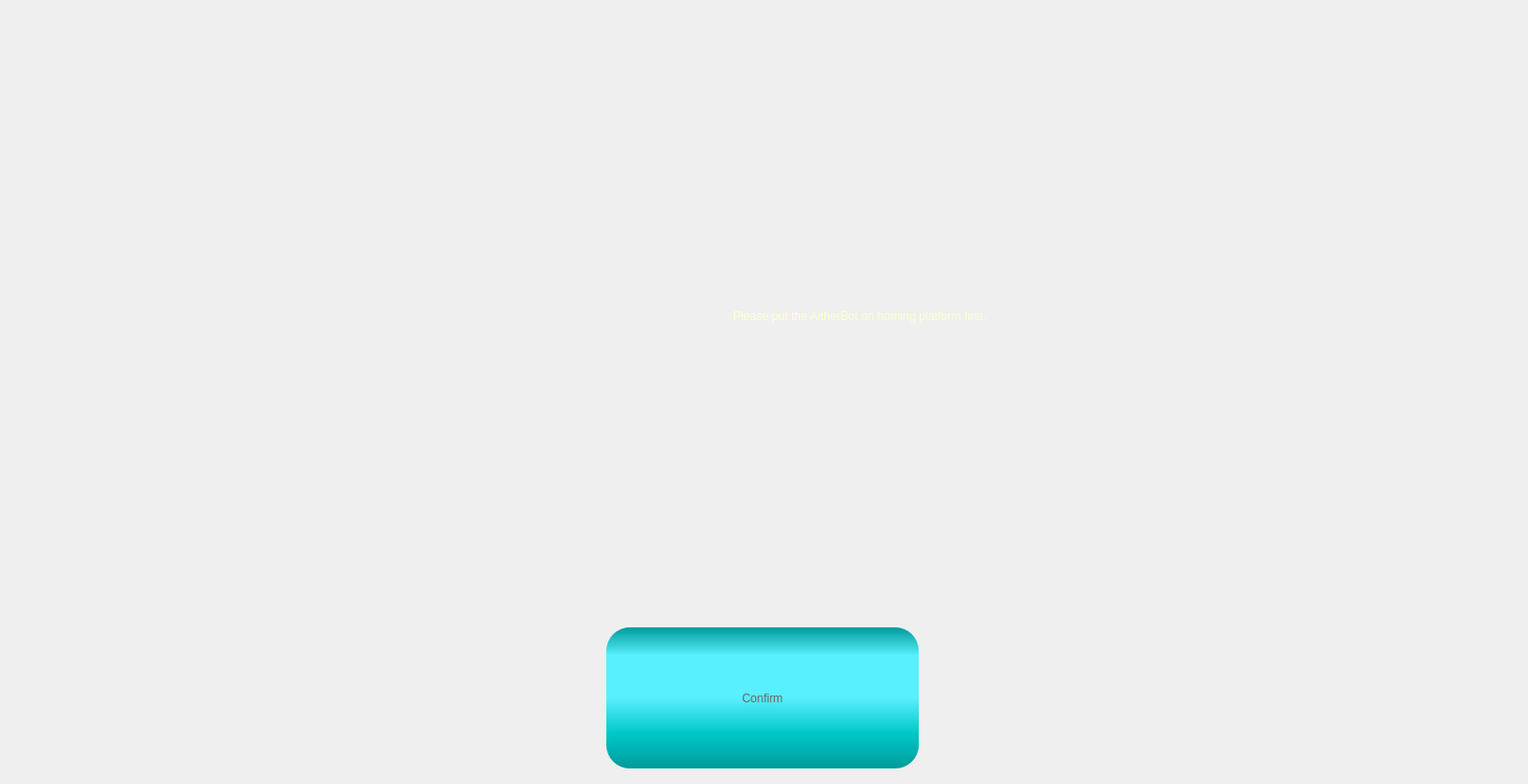
          <widget class="QWidget" name="pgHomingCheckStep1">
           <layout class="QGridLayout" name="gridLayout_13" rowstretch="0,1,0,0">
            <item row="0" column="0">
             <spacer name="horizontalSpacer_11">
              <property name="orientation">
               <enum>Qt::Horizontal</enum>
              </property>
              <property name="sizeHint" stdset="0">
               <size>
                <width>40</width>
                <height>20</height>
               </size>
              </property>
             </spacer>
            </item>
            <item row="0" column="2">
             <widget class="QLabel" name="lblDirections">
              <property name="minimumSize">
               <size>
                <width>800</width>
                <height>0</height>
               </size>
              </property>
              <property name="styleSheet">
               <string notr="true">font: 24pt &quot;Arial&quot;;
color: rgb(255, 255, 208);</string>
              </property>
              <property name="text">
               <string>Please put the AitherBot on homing platform first.</string>
              </property>
              <property name="wordWrap">
               <bool>true</bool>
              </property>
             </widget>
            </item>
            <item row="0" column="1">
             <widget class="QWidget" name="wdgHomingPlatform" native="true">
              <property name="sizePolicy">
               <sizepolicy hsizetype="Fixed" vsizetype="Fixed">
                <horstretch>0</horstretch>
                <verstretch>0</verstretch>
               </sizepolicy>
              </property>
              <property name="minimumSize">
               <size>
                <width>690</width>
                <height>628</height>
               </size>
              </property>
              <property name="maximumSize">
               <size>
                <width>16777215</width>
                <height>16777215</height>
               </size>
              </property>
              <property name="styleSheet">
               <string notr="true">background-image:url(image/robot.png)</string>
              </property>
             </widget>
            </item>
            <item row="3" column="0" colspan="4">
             <layout class="QHBoxLayout" name="horizontalLayout_2">
              <item>
               <widget class="QPushButton" name="btnNext_confirmHomingStep1">
                <property name="sizePolicy">
                 <sizepolicy hsizetype="Maximum" vsizetype="Fixed">
                  <horstretch>0</horstretch>
                  <verstretch>0</verstretch>
                 </sizepolicy>
                </property>
                <property name="minimumSize">
                 <size>
                  <width>324</width>
                  <height>150</height>
                 </size>
                </property>
                <property name="styleSheet">
                 <string notr="true">QPushButton{
font: 48pt &quot;Arial&quot;;
color:#666666;
border-radius:24px;
background-color: qlineargradient(spread:pad, x1:0, y1:0, x2:0, y2:1, stop:0 rgba(0, 155, 155, 255), stop:0.2 rgba(88, 239, 255, 255), stop:0.5 rgba(88, 239, 255, 255), stop:0.75 rgba(0, 200, 200, 255),  stop:1 rgba(0, 155, 155, 255));
padding: 0px 20px;
margin-bottom:5px;
margin-right:3px;
}

QPushButton:hover{
color:#aa3333;
background-color: qlineargradient(spread:pad, x1:0, y1:0, x2:0, y2:1, stop:0 rgba(50, 155, 155, 255), stop:0.2 rgba(150, 239, 255, 255), stop:0.5 rgba(150, 239, 255, 255), stop:0.75 rgba(50, 200, 200, 255),  stop:1 rgba(50, 155, 155, 255));
}

QPushButton:pressed{
margin-top:5px;
margin-bottom:0px;
margin-left:3px;
margin-right:0px;
}</string>
                </property>
                <property name="text">
                 <string>Confirm</string>
                </property>
               </widget>
              </item>
             </layout>
            </item>
           </layout>
          </widget>
